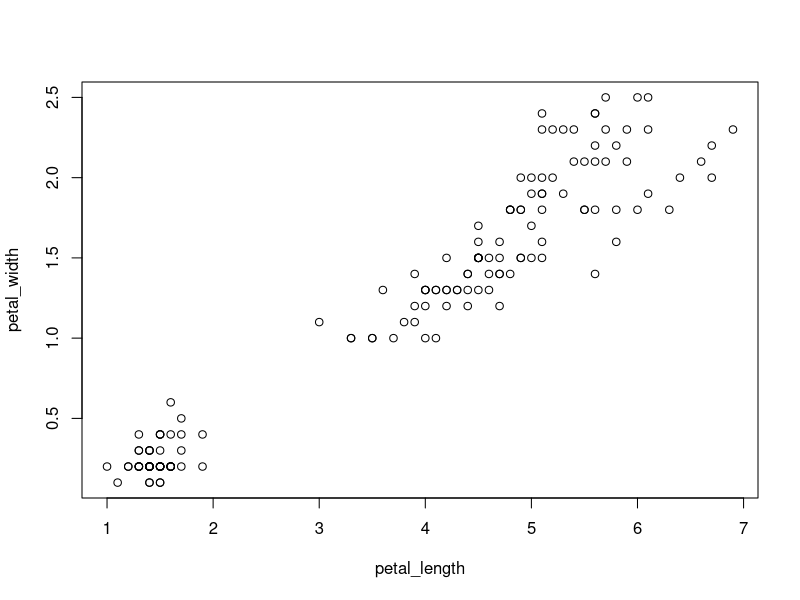
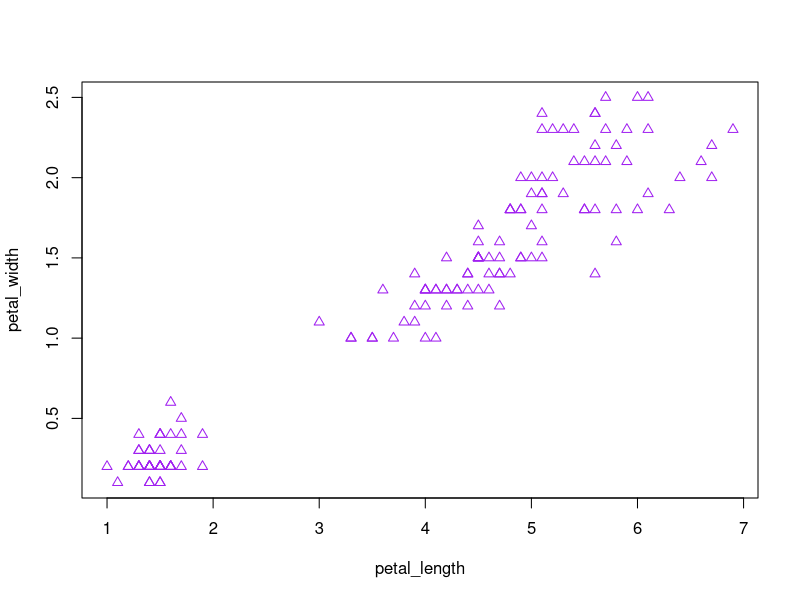

Write the R code that produced these figures, in order.
# load and attach packages
library(datasets)
library(graphics)

# load example data
iris <- datasets::iris

# do something with the code
petal_length <- iris$Petal.Length

petal_width <- iris$Petal.Width

plot(petal_length, petal_width)

# have the other person change this line to pch = 1 and col = "red"
plot(petal_length, petal_width, pch = 2, col = "purple")
